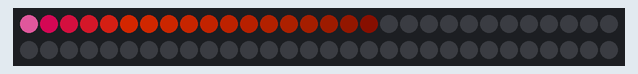
This sketch was run on a simulated Arduino Uno, built with avr-gcc and run on an emulated ATmega328P. Parts: 60 RGB LEDs in strip order, left to right, continuing on the next row. Dim RGB values are drawn brighter than linear.

Above: at 0.17 s.
At 1.07 s:
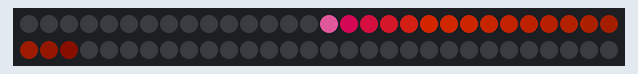

The sketch:

chaser.ino
```cpp
#include <Adafruit_NeoPixel.h>
#ifdef __AVR__
#include <avr/power.h>
#endif

#define PIN 13
#define N_PIXELS 60

Adafruit_NeoPixel strip;
uint32_t pattern[N_PIXELS];
int position = 0;

uint32_t orange = strip.Color(128, 24, 0);
uint32_t pink = strip.Color(128, 0, 64);
uint32_t white = strip.Color(255, 255, 255);

// User defined settings
const int framesPerSecond = 60;
uint32_t headColor = pink;
uint32_t tailColor = orange;
uint32_t endColor = 0;
int headLength = 5;
int tailLength = 13;

// Timing
const int frameDelay = 1000 / framesPerSecond;
uint32_t showTime = millis() + frameDelay;


void setup() {
  strip = Adafruit_NeoPixel(N_PIXELS, PIN, NEO_GRB + NEO_KHZ800);

  pattern[0] = lerpColor(white, headColor, 0.75);
  for (int i = 1; i < headLength; i++) {
    pattern[i] = lerpColor(headColor, tailColor, (float(i) / float(headLength)));
  }
  for (int i = headLength; i < headLength + tailLength; i++) {
    pattern[i] = lerpColor(tailColor, endColor, (float(i - headLength) / float(tailLength)));
  }

  strip.begin();
  strip.show();
}

void loop() {
  while (millis() < showTime) {}
  cycleBuffer();
  showTime = millis() + frameDelay;
}

// Interpolate between two colors. amt: [0.0-1.0)
uint32_t lerpColor(uint32_t c1, uint32_t c2, float amt) {
  int i = (int) (amt * 256.0) + 1;
  int di = 256 - i;
  uint32_t r1 = (c1 & 0xff0000) >> 16;
  uint32_t g1 = (c1 & 0x00ff00) >> 8;
  uint32_t b1 = (c1 & 0x0000ff);
  uint32_t r2 = (c2 & 0xff0000) >> 16;
  uint32_t g2 = (c2 & 0x00ff00) >> 8;
  uint32_t b2 = (c2 & 0x0000ff);
  r1 = ((r2 * i) + (r1 * di)) >> 8;
  g1 = ((g2 * i) + (g1 * di)) >> 8;
  b1 = ((b2 * i) + (b1 * di)) >> 8;
  return (r1 << 16) | (g1 << 8) | b1;
}

void cycleBuffer() {
  for (int i = 0; i < N_PIXELS; i++) {
    int thisPosition = (i + position) % N_PIXELS;

    strip.setPixelColor(i, pattern[thisPosition]);
  }

  position = ++position % N_PIXELS;
  strip.show();
}
```

Measured:
- by itself, everything shown: repeats every 1.2 s, in 4 steps
